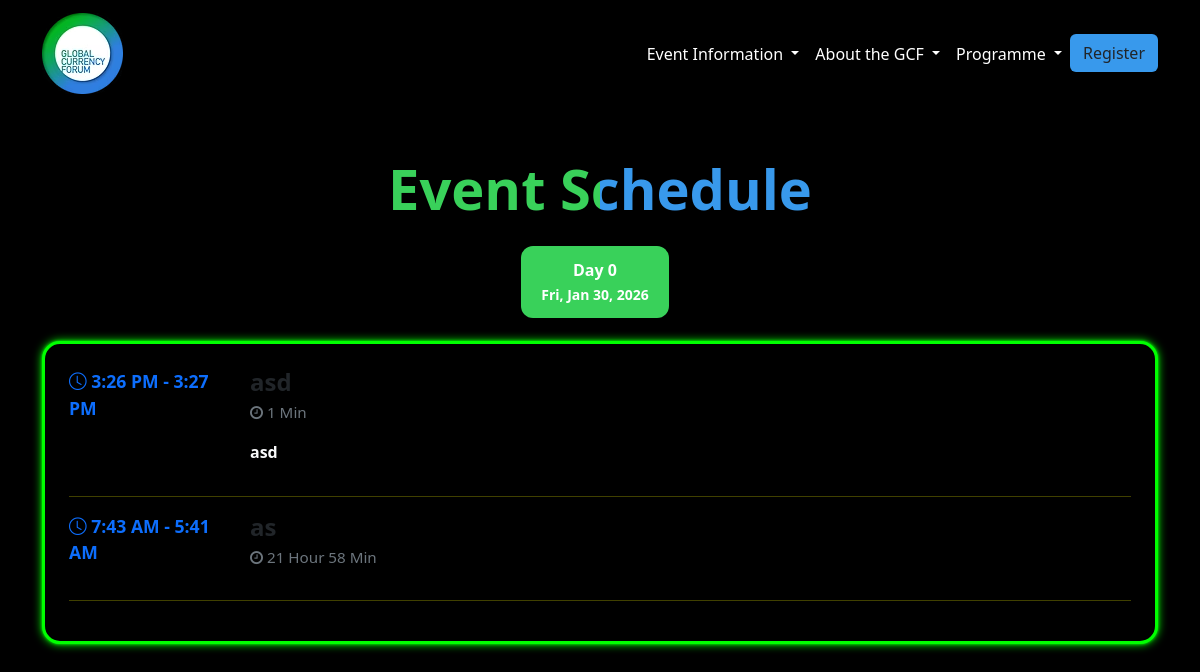
/schedule/, run on an earlier commit of the app's database.
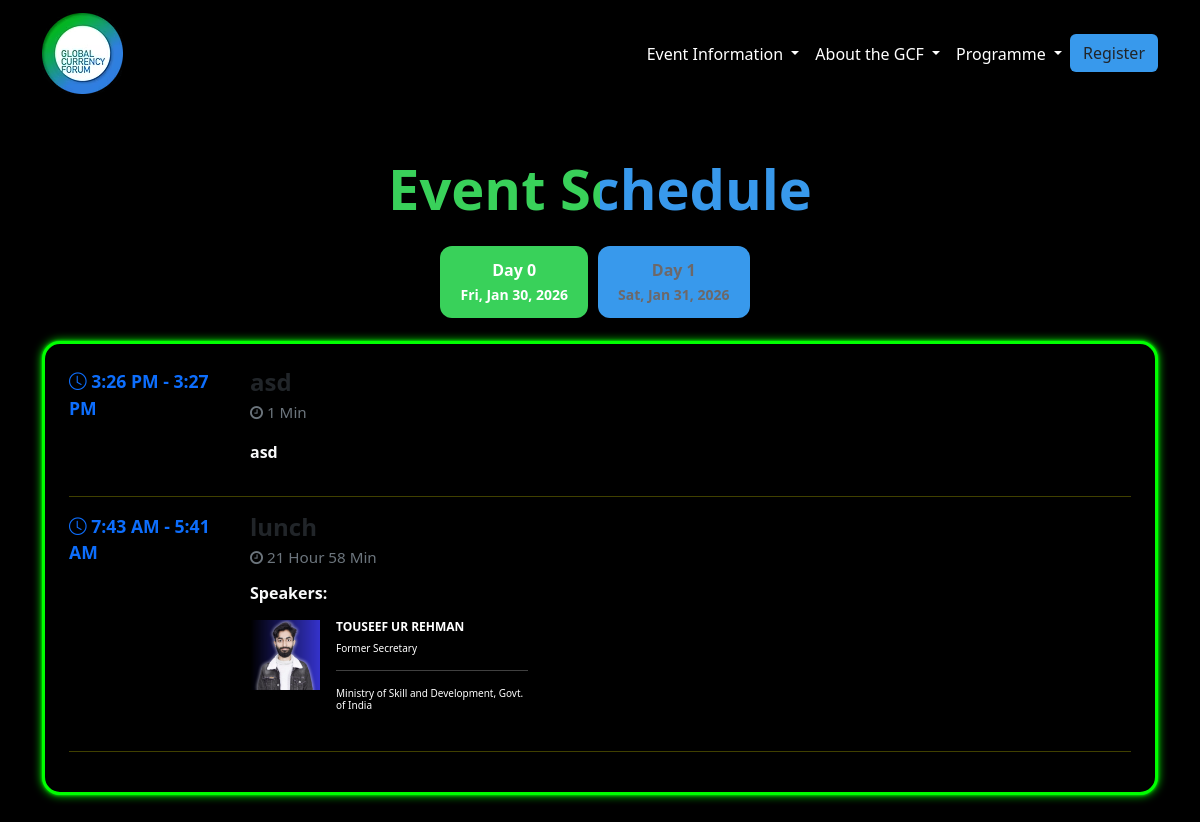
And on a later commit of the database.
### events/models.py (models this page shows, shortened)
class EventDay(models.Model):
    title = models.CharField(max_length=100)
    date = models.DateField()

class Event(models.Model):
    day = models.ForeignKey(EventDay, related_name="events", on_delete=models.CASCADE)
    title = models.CharField(max_length=255)
    start_time = models.TimeField()
    end_time = models.TimeField()
    duration = models.CharField(max_length=50, blank=True)  # Auto-calculated
    forum = models.CharField(max_length=255, blank=True)
    speakers = models.ManyToManyField(Speaker, related_name="events", blank=True)

class Speaker(models.Model):
    name = models.CharField(max_length=255)
    designation = models.CharField(max_length=255, blank=True)
    organization = models.CharField(max_length=255, blank=True)
    photo = models.ImageField(upload_to="speakers/", blank=True, null=True)

### events/views.py (the view)
# urls.py: path('schedule/', event_schedule, name='event_schedule'),
def event_schedule(request):
    days = EventDay.objects.prefetch_related('events__speakers').all()
    return render(request, 'events/schedule.html', {'days': days})

### templates/events/schedule.html (shortened to what this page needs)
{% load static %}
<!DOCTYPE html>
<html lang="en">
<head>
    <link href="https://cdn.jsdelivr.net/npm/bootstrap@5.3.3/dist/css/bootstrap.min.css" rel="stylesheet">
    <link rel="stylesheet" href="https://cdnjs.cloudflare.com/ajax/libs/font-awesome/4.7.0/css/font-awesome.min.css">
    <link href="https://cdn.jsdelivr.net/npm/bootstrap-icons@1.11.3/font/bootstrap-icons.css" rel="stylesheet">
</head>
<body>
    <nav class="navbar navbar-expand-lg gcf-navbar">
        <div class="container">  <a class="navbar-brand gcf-brand" href="#"> <img
                    src="{% static 'images/gcf_logo.png' %}" alt="Global Currency Forum Logo"> </a>
            <div class="collapse navbar-collapse justify-content-end" id="navbarNav">
                <ul class="navbar-nav">
                    <li class="nav-item dropdown"> <a class="nav-link dropdown-toggle" href="#" id="eventDropdown"
                            role="button" data-bs-toggle="dropdown" aria-expanded="false"> Event Information </a>
                    </li>
                    <li class="nav-item dropdown"> <a class="nav-link dropdown-toggle" href="#" id="aboutDropdown"
                            role="button" data-bs-toggle="dropdown" aria-expanded="false"> About the GCF </a>
                    </li>
                    <li class="nav-item dropdown"> <a class="nav-link dropdown-toggle" href="#" id="programmeDropdown"
                            role="button" data-bs-toggle="dropdown" aria-expanded="false"> Programme </a>
                    </li>
                    <li class="nav-item dropdown"> <a class="btn" style="background-color: rgb(56, 153, 236);" href="#"
                            id="registerDropdown" role="button" data-bs-toggle="dropdown" aria-expanded="false">
                            Register </a> </li>
                </ul>
            </div>
        </div>
    </nav>
    <div class="container py-5">
        <h2 class="fw-bold mb-4 text-center"
            style="background: linear-gradient(to right, rgb(57, 209, 90) 50%, rgb(56, 153, 236) 50%); -webkit-background-clip: text; -webkit-text-fill-color: transparent; font-size: 56px;">
            Event Schedule
        </h2>
        <ul class="nav nav-tabs justify-content-center mb-4" role="tablist">
            {% for day in days %}
            <li class="nav-item">
                <button class="nav-link {% if forloop.first %}active{% endif %}" data-bs-toggle="tab"
                    data-bs-target="#day{{ day.id }}" type="button">
                    {{ day.title }}<br>
                    <small>{{ day.date|date:"D, M d, Y" }}</small>
                </button>
            </li>
            {% endfor %}
        </ul>
        <div class="tab-content">
            {% for day in days %}
            <div class="tab-pane fade {% if forloop.first %}show active{% endif %}" id="day{{ day.id }}">
                <div class="card schedule-card p-4"
                    style="background-color: #000000; border: #00ff00 3px solid; box-shadow: 0 0 3px #00ff00, 0 0 10px #00ff00;">
                    {% for event in day.events.all %}
                    <div class="row">
                        <div class="col-lg-2 col-md-3 col-sm-3">
                            <div class="time-badge mb-2">
                                <i class="bi bi-clock"></i>
                                {{ event.start_time|time:"g:i A" }} - {{ event.end_time|time:"g:i A" }}
                            </div>
                        </div>
                        <div class="col-lg-10 col-md-9 col-sm-9">
                            <h4 class="fw-bold mb-1">{{ event.title }}</h4>
                            <div class="meta mb-2">
                                <p><i class="fa fa-clock-o"></i> {{ event.duration }}</p>
                            </div>
                            <p class="fw-semibold text-light mb-3">{{ event.forum }}</p>
                            {% if event.speakers.exists %}
                            <h6 class="fw-bold mb-3 text-light">Speakers:</h6>
                            <div class="row">
                                {% for speaker in event.speakers.all %}
                                <div class="col-4 text-center mb-3 d-flex gap-3">
                                    {% if speaker.photo %}
                                    <img src="{{ speaker.photo.url }}" alt="{{ speaker.name }}" class=" mb-2"
                                        style="width:70px; height:70px; object-fit:cover;">
                                    {% else %}
                                    <div class="rounded-circle bg-secondary mb-2" style="width:70px; height:70px;">
                                    </div>
                                    {% endif %}
                                    <div class="" style="color: white;text-align: left;">
                                        <h6 style="font-size: 12px;">
                                            <b>
                                                {{ speaker.name }}
                                            </b>
                                        </h6>
                                        <h6 style="font-size: 10px;">
                                            {% if speaker.designation %}
                                            {{ speaker.designation }}
                                            {% endif %}
                                        </h6>
                                        <hr style="color: white;">
                                        <h6 style="font-size: 10px;">
                                            {% if speaker.organization %}
                                            {{ speaker.organization }}
                                            {% endif %}
                                        </h6>
                                    </div>
                                </div>
                                {% endfor %}
                            </div>
                            {% endif %}
                        </div>
                    </div>
                    <Hr style="color: yellow;">
                    {% endfor %}
                </div>
            </div>
            {% endfor %}
        </div>
    </div>
</body>
</html>

### templates/events/schedule.html (style rules this page uses)
body { background: #000000; }
.nav-tabs { border-bottom: none; }
.nav-tabs .nav-link { border: none; background: rgb(56, 153, 236); margin-right: 10px; border-radius: 12px; padding: 12px 20px; font-weight: 600; color: #6d6868; box-shadow: 0 4px 12px rgba(0, 0, 0, .08); }
.nav-tabs .nav-link.active { background: rgb(57, 209, 90); color: #fff; }
.schedule-card { border-radius: 18px; border: none; background: #fff; box-shadow: 0 8px 20px rgba(0, 0, 0, .08); margin-bottom: 20px; }
.time-badge { font-weight: 700; font-size: 1.1rem; color: #0d6efd; }
.meta { color: #6c757d; font-size: .95rem; }
.nav-link { color: #ffffff; }

What changed in the data, as far as the page shows it:
added EventDay: title "Day 1", date "Sat, Jan 31, 2026", shown under "Event Schedule"
changed Event "7:43 AM": title "as" → "lunch"; now shows "Speakers:"
added Speaker: photo (picture), name "TOUSEEF UR REHMAN", designation "Former Secretary", organization "Ministry of Skill and Development, Govt. of India", shown under Event "7:43 AM"
